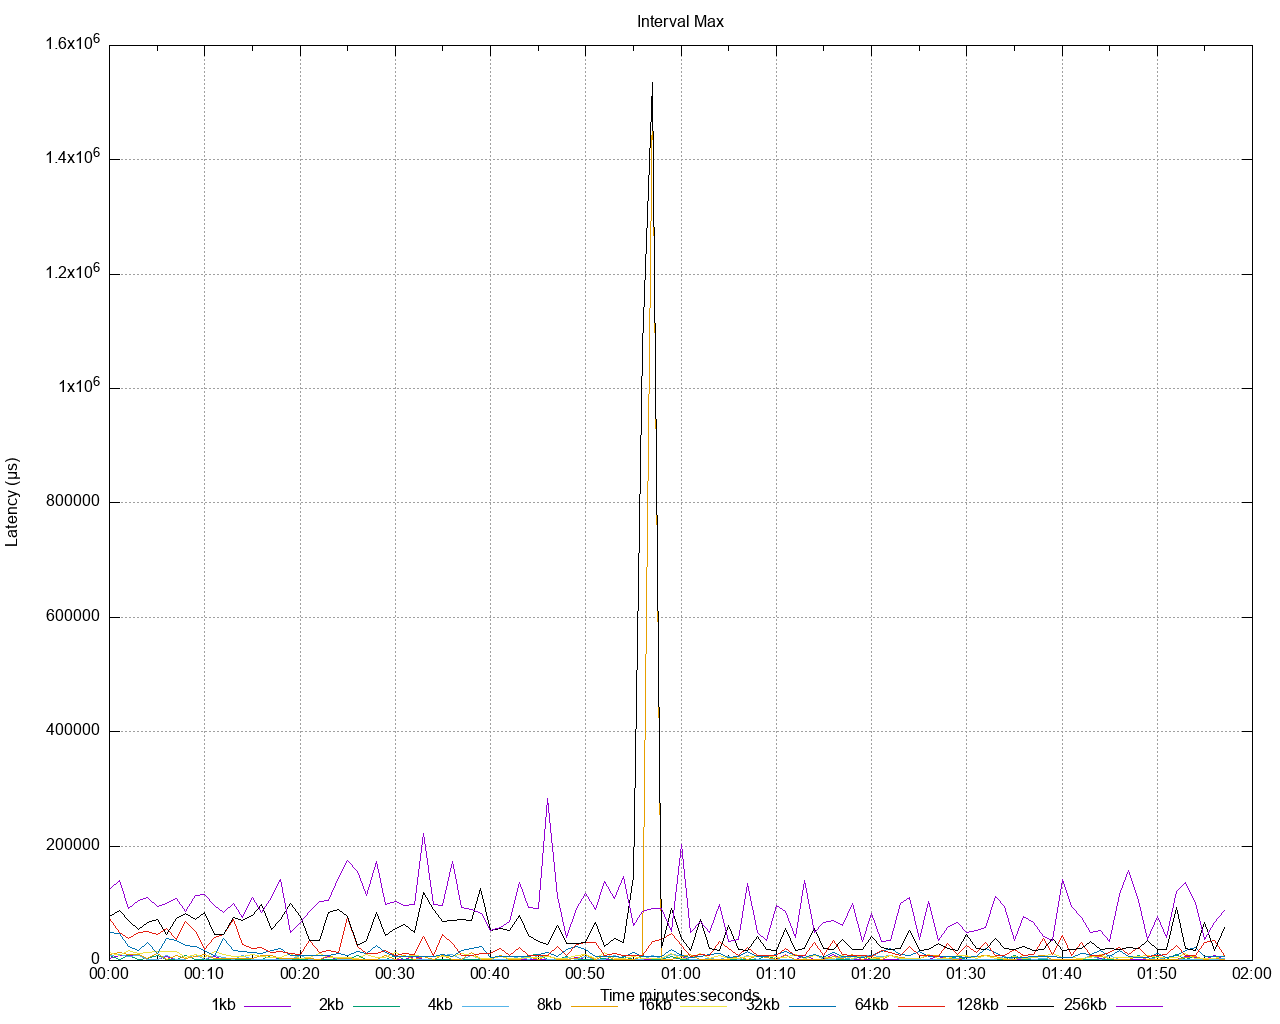

gnuplot code for this plot:
set title 'Interval Max' noenhanced
set style data lines
set datafile separator ","
set terminal png size 1280,1024
set grid
set key below
set xdata time
set timefmt "%s"
offset = 0
t0(x)=(offset=($0==0) ? x : offset, x - offset)
set xlabel 'Time minutes:seconds'
set ylabel 'Latency (μs)'
set output '/Users/gbarnett/git/hazelcast-simulator/atomicreference/1to25-legend/latency/latency_interval_max_write.png'
plot \
   '/Users/gbarnett/git/hazelcast-simulator/atomicreference/1to25-legend/data/latency_interval_max_write_1.data' using (t0(timecolumn(1))):2 title "1kb" noenhanced , \
   '/Users/gbarnett/git/hazelcast-simulator/atomicreference/1to25-legend/data/latency_interval_max_write_2.data' using (t0(timecolumn(1))):2 title "2kb" noenhanced , \
   '/Users/gbarnett/git/hazelcast-simulator/atomicreference/1to25-legend/data/latency_interval_max_write_3.data' using (t0(timecolumn(1))):2 title "4kb" noenhanced , \
   '/Users/gbarnett/git/hazelcast-simulator/atomicreference/1to25-legend/data/latency_interval_max_write_4.data' using (t0(timecolumn(1))):2 title "8kb" noenhanced , \
   '/Users/gbarnett/git/hazelcast-simulator/atomicreference/1to25-legend/data/latency_interval_max_write_5.data' using (t0(timecolumn(1))):2 title "16kb" noenhanced , \
   '/Users/gbarnett/git/hazelcast-simulator/atomicreference/1to25-legend/data/latency_interval_max_write_6.data' using (t0(timecolumn(1))):2 title "32kb" noenhanced , \
   '/Users/gbarnett/git/hazelcast-simulator/atomicreference/1to25-legend/data/latency_interval_max_write_7.data' using (t0(timecolumn(1))):2 title "64kb" noenhanced , \
   '/Users/gbarnett/git/hazelcast-simulator/atomicreference/1to25-legend/data/latency_interval_max_write_8.data' using (t0(timecolumn(1))):2 title "128kb" noenhanced , \
   '/Users/gbarnett/git/hazelcast-simulator/atomicreference/1to25-legend/data/latency_interval_max_write_9.data' using (t0(timecolumn(1))):2 title "256kb" noenhanced , \
